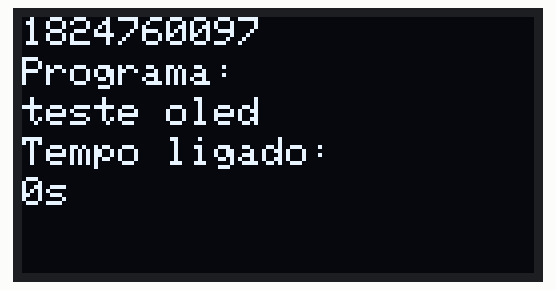
A sketch run on a simulated ESP32. Parts: 128×64 one-colour display. What the sketch prints to the serial monitor is not drawn.

Above: at 0.1 s.
At 4.2 s:
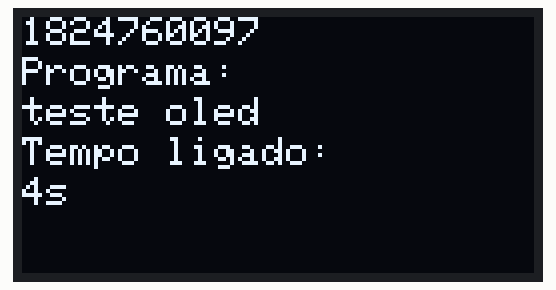
At 7.3 s:
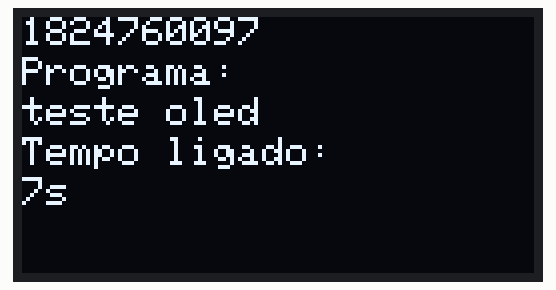
At 18.6 s:
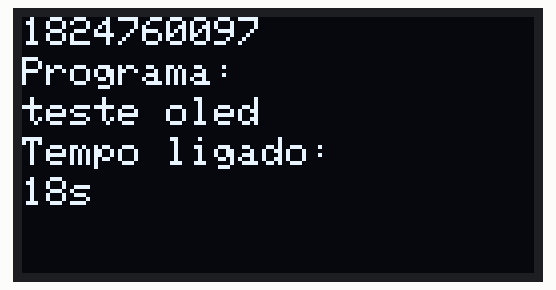
At 28.8 s:
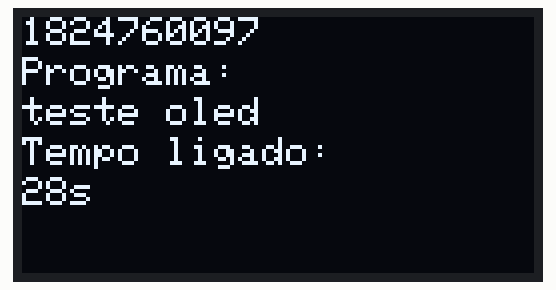
At 38.1 s:
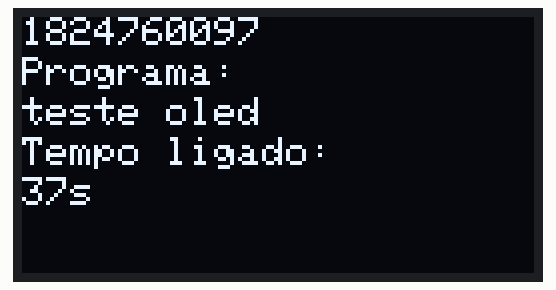

Measured:
- what the display in image 1 shows lasts 1.0 s, from 4.2 s to 5.2 s

The sketch:

primeiro_programa_wifi_lora32.ino
```cpp
#include <heltec.h>

#include <Wire.h>
#include <Adafruit_GFX.h>
#include <Adafruit_SSD1306.h>

// Endereço I2C do display
#define OLED_ADDR 0x3c

// Distância em pixels de cada linha em relação ao topo do display
#define OLED_LINE1 0
#define OLED_LINE2 10
#define OLED_LINE3 20
#define OLED_LINE4 30
#define OLED_LINE5 40

// Resolução dos display
#define SCREEN_WIDTH 128
#define SCRENN_HEIGHT 64

// Definição do objeto display
Adafruit_SSD1306 display(SCREEN_WIDTH, SCRENN_HEIGHT, &Wire, 16);

int contador = 0;

void setup() {
  Wire.begin(4,15);

  if(!display.begin(SSD1306_SWITCHCAPVCC, OLED_ADDR))
    Serial.println("Display OLED: falha ao inicializar");
  else{
    Serial.println("Display OLED: inicialização ok");
    display.clearDisplay();
    display.setTextSize(1);
    display.setTextColor(WHITE);
  }
}

void loop() {
  display.clearDisplay();

  display.setCursor(0, OLED_LINE1);
  display.println('Olá!');

  display.setCursor(0, OLED_LINE2);
  display.println("Programa:");

  display.setCursor(0, OLED_LINE3);
  display.println("teste oled");

  display.setCursor(0, OLED_LINE4);
  display.println("Tempo ligado: ");

  display.setCursor(0, OLED_LINE5);
  display.print(contador);
  display.println("s");

  display.display();

  contador++;
  delay(1000);
}
```
